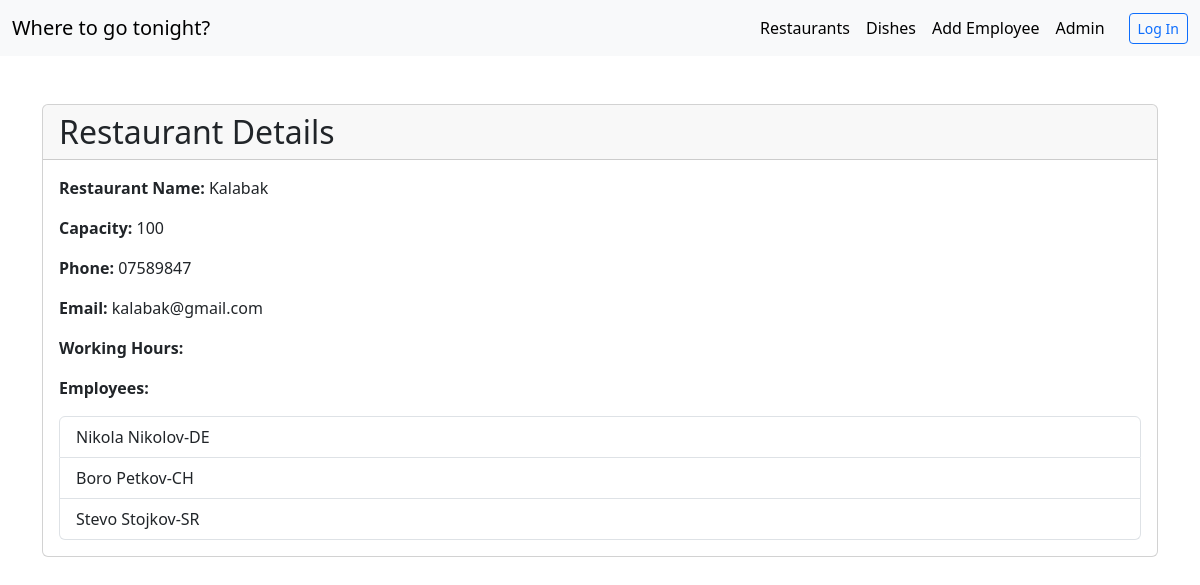
Screenshot of /restaurant_details/1/ with the database file from the repository.
### restapp/models.py (models this page shows, shortened)
class Restaurant(models.Model):
    name = models.CharField(max_length=30)
    address = models.CharField(max_length=30)
    phone = models.CharField(max_length=30)
    email = models.EmailField()
    capacity = models.IntegerField()
    def get_employees(self):
        return Employee.objects.filter(restaurant=self)
    def get_hours(self):
        hours = BusinessHours.objects.filter(restaurant=self)
        return "; ".join([str(hour) for hour in hours])

class Employee(models.Model):
    POSITION_CHOICES = [
        ("SR", "Server"),
        ("DE", "Delivery"),
        ("MG", "Manager"),
        ("CH", "Chef"),
        ("DW", "DishWasher")
    ]
    name = models.CharField(max_length=30)
    surname = models.CharField(max_length=30)
    date_of_birth = models.DateField()
    position = models.CharField(max_length=2, choices=POSITION_CHOICES)
    restaurant = models.ForeignKey(Restaurant, on_delete=models.CASCADE)
    user = models.ForeignKey(User, on_delete=models.CASCADE)
    def __str__(self):
        return f"{self.name} {self.surname}-{self.position}"

### restapp/views.py (the view)
# urls.py: path('restaurant_details/<restaurant_id>/', restaurant_detail, name="restaurant details"),
def restaurant_detail(request, restaurant_id):
    restaurant = Restaurant.objects.get(id=restaurant_id)
    return render(request, 'restaurant_detail.html', {'restaurant': restaurant})

### restapp/templates/restaurant_detail.html
{% extends "base.html" %}
{% block content %}
    <div class="container mt-5">
        <div class="card">
            <div class="card-header">
                <h2 class="mb-0">Restaurant Details</h2>
            </div>
            <div class="card-body">
                <p><strong>Restaurant Name:</strong> {{ restaurant.name }}</p>
                <p><strong>Capacity:</strong> {{ restaurant.capacity }}</p>
                <p><strong>Phone:</strong> {{ restaurant.phone }}</p>
                <p><strong>Email:</strong> {{ restaurant.email }}</p>
                <p><strong>Working Hours:</strong> {{ restaurant.get_hours }}</p>
                <p><strong>Employees:</strong></p>
                <ul class="list-group">
                    {% for employee in restaurant.get_employees %}
                        <li class="list-group-item">{{ employee }}</li>
                    {% empty %}
                        <li class="list-group-item">No employees available.</li>
                    {% endfor %}
                </ul>
            </div>
        </div>
    </div>
{% endblock %}

### rows the page displays
Restaurant: name "Kalabak", capacity "100", phone "07589847", email "kalabak@gmail.com"
Employee: name+surname+position "Nikola Nikolov-DE"
Employee: name+surname+position "Boro Petkov-CH"
Employee: name+surname+position "Stevo Stojkov-SR"
